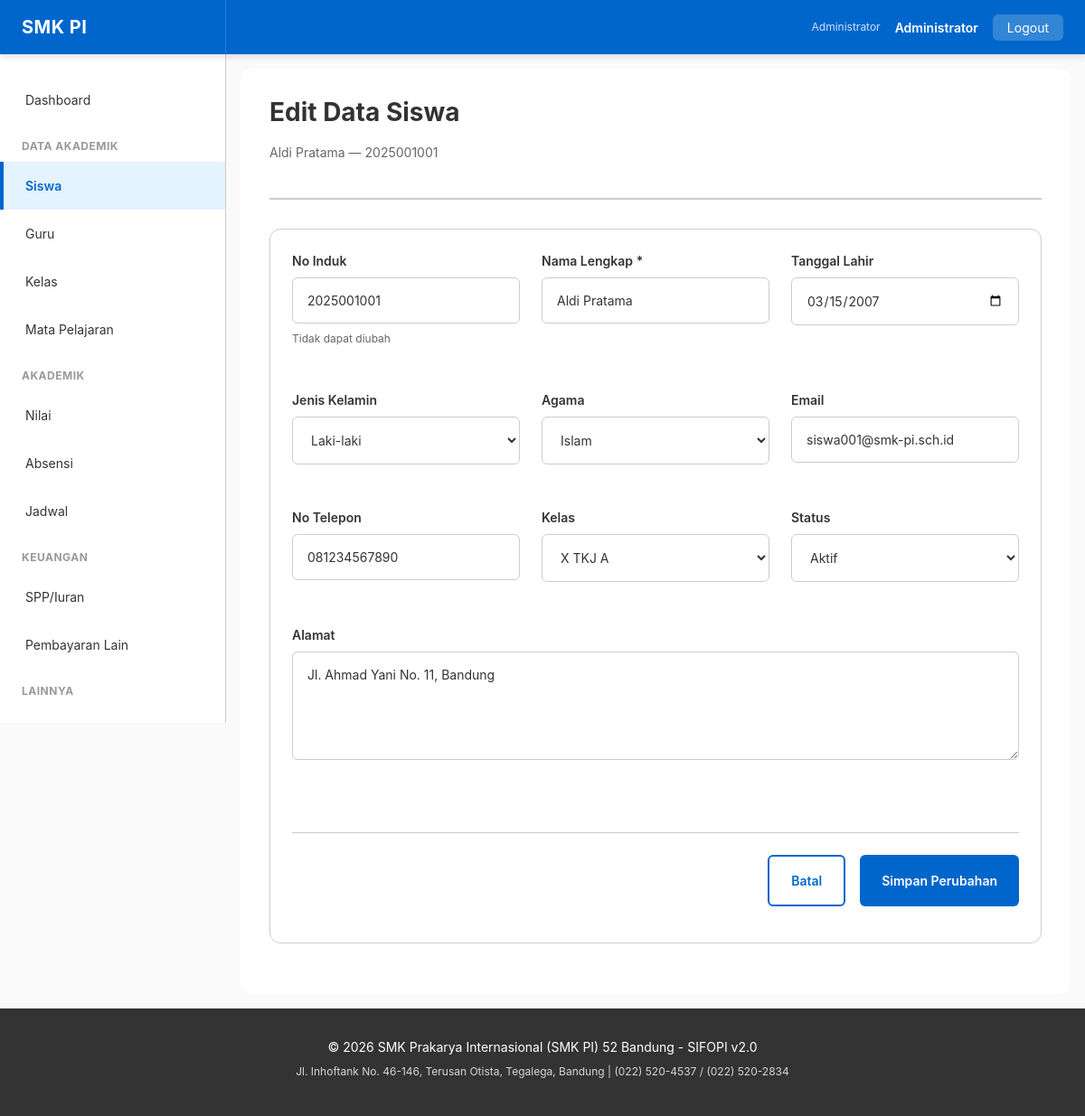
Screenshot of /siswa/edit?id=1 (signed in) with the database file from the repository.
### tables this page shows
CREATE TABLE siswa (
    id INT PRIMARY KEY AUTO_INCREMENT,
    user_id INT,
    no_induk VARCHAR(20) NOT NULL UNIQUE,
    nama VARCHAR(100) NOT NULL,
    tgl_lahir DATE,
    jenis_kelamin ENUM('LAKI-LAKI', 'PEREMPUAN'),
    agama VARCHAR(20),
    alamat TEXT,
    no_telepon VARCHAR(20),
    email VARCHAR(100) UNIQUE,
    status ENUM('AKTIF', 'LULUS', 'KELUAR', 'SUSPENDED') DEFAULT 'AKTIF',
    kelas_id INT,
    tahun_ajaran_id INT,
    tanggal_masuk DATE,
    nama_ayah VARCHAR(100),
    nama_ibu VARCHAR(100),
    pekerjaan_ayah VARCHAR(100),
    pekerjaan_ibu VARCHAR(100),
    no_telepon_wali VARCHAR(20),
    nama_wali VARCHAR(100),
    alamat_wali TEXT,
    pekerjaan_wali VARCHAR(100),
    golongan_darah VARCHAR(3),
    anak_ke INT,
    status_anak VARCHAR(20),
    nama_sekolah_asal VARCHAR(100),
    alamat_sekolah_asal TEXT,
    foto VARCHAR(255),
    is_active BOOLEAN DEFAULT true,
    created_at DATETIME DEFAULT CURRENT_TIMESTAMP,
    updated_at DATETIME DEFAULT CURRENT_TIMESTAMP ON UPDATE CURRENT_TIMESTAMP,
    FOREIGN KEY (user_id) REFERENCES user(id) ON DELETE SET NULL,
    FOREIGN KEY (kelas_id) REFERENCES kelas(id),
    FOREIGN KEY (tahun_ajaran_id) REFERENCES tahun_ajaran(id),
    UNIQUE KEY unique_no_induk (no_induk),
    INDEX idx_nama (nama),
    INDEX idx_kelas (kelas_id),
    INDEX idx_status (status),
    INDEX idx_active (is_active)
);

CREATE TABLE kelas (
    id INT PRIMARY KEY AUTO_INCREMENT,
    nama_kelas VARCHAR(50) NOT NULL,
    no_ruangan VARCHAR(10),
    id_guru_wali INT,
    tahun_ajaran_id INT NOT NULL,
    kurikulum VARCHAR(100),
    capacity INT DEFAULT 40,
    is_active BOOLEAN DEFAULT true,
    created_at DATETIME DEFAULT CURRENT_TIMESTAMP,
    updated_at DATETIME DEFAULT CURRENT_TIMESTAMP ON UPDATE CURRENT_TIMESTAMP,
    FOREIGN KEY (id_guru_wali) REFERENCES guru(id),
    FOREIGN KEY (tahun_ajaran_id) REFERENCES tahun_ajaran(id),
    UNIQUE KEY unique_class (nama_kelas, tahun_ajaran_id),
    INDEX idx_guru_wali (id_guru_wali),
    INDEX idx_active (is_active)
);

### public/index.php (called while the page is built, shortened)
<?php
$configPath = dirname(__DIR__) . '/config';
require_once $configPath . '/database.php';
require_once $configPath . '/helpers.php';
class Router {
    private function render(string $viewPath, array $vars = []): void {
        extract($vars);
        $contentFile = dirname(__DIR__) . '/views/' . $viewPath . '.php';
        include $contentFile;
        include dirname(__DIR__) . '/views/layout/base.php';
    }
    private function db(): Database { return Database::getInstance(); }
    private function id(): int { return (int)($_GET['id'] ?? 0); }
    private function siswaEditForm(): void {
        $siswa = $this->db()->find('siswa', $this->id());
        $kelas_list = $this->db()->all('kelas', 'is_active = 1');
        $this->render('siswa/edit', compact('siswa', 'kelas_list'));
    }
}
(new Router())->route();

### config/database.php (called while the page is built, shortened)
<?php
class Database {
    private static $instance = null;
    private $pdo;
    public static function getInstance(): self {
        if (self::$instance === null) {
            self::$instance = new self();
        }
        return self::$instance;
    }
    private function connect(): void {
        try {
            $host = $_ENV['DB_HOST'] ?? 'localhost';
            $port = $_ENV['DB_PORT'] ?? 3306;
            $dbname = $_ENV['DB_NAME'] ?? 'atol_akademik_smk_pi';
            $user = $_ENV['DB_USER'] ?? 'root';
            $password = $_ENV['DB_PASSWORD'] ?? '';
            $dsn = "mysql:host={$host};port={$port};dbname={$dbname};charset=utf8mb4";
            $this->pdo = new PDO(
                $dsn,
                $user,
                $password,
                [
                    PDO::ATTR_ERRMODE => PDO::ERRMODE_EXCEPTION,
                    PDO::ATTR_DEFAULT_FETCH_MODE => PDO::FETCH_ASSOC,
                    PDO::ATTR_EMULATE_PREPARES => false,
                ]
            );
        } catch (PDOException $e) {
            die('Database connection failed: ' . htmlspecialchars($e->getMessage()));
        }
    }
    public function query(string $sql, array $params = []): PDOStatement {
        try {
            $stmt = $this->pdo->prepare($sql);
            $stmt->execute($params);
            return $stmt;
        } catch (PDOException $e) {
            $this->lastError = $e->getMessage();
            if ($_ENV['APP_DEBUG'] ?? false) {
                error_log('SQL Error: ' . $e->getMessage() . "\nSQL: " . $sql);
            }
            throw new Exception('Database query failed. Please try again.');
        }
    }
    public function find(string $table, int $id, string $idColumn = 'id'): ?array {
        $sql = "SELECT * FROM {$table} WHERE {$idColumn} = ?";
        $stmt = $this->query($sql, [$id]);
        return $stmt->fetch() ?: null;
    }
    public function all(string $table, string $where = '', array $params = []): array {
        $sql = "SELECT * FROM {$table}";
        if ($where) {
            $sql .= " WHERE {$where}";
        }
        $stmt = $this->query($sql, $params);
        return $stmt->fetchAll();
    }
}

### config/helpers.php (called while the page is built, shortened)
<?php
if (function_exists('safe')) {
    return;
}
function safe(mixed $value): string {
    return htmlspecialchars((string)$value, ENT_QUOTES, 'UTF-8');
}

### views/siswa/edit.php (the view, shortened to what this page needs)
<div class="page-header">
    <h1 class="page-title">Edit Data Siswa</h1>
    <p class="page-subtitle"><?= safe($siswa['nama']) ?> — <?= safe($siswa['no_induk']) ?></p>
</div>
<div class="card">
    <div class="card-body">
        <form method="POST" action="/siswa/edit?id=<?= $siswa['id'] ?>" class="form-row">
            <div class="form-group">
                <label>No Induk</label>
                <input type="text" value="<?= safe($siswa['no_induk']) ?>" disabled>
                <small>Tidak dapat diubah</small>
            </div>
            <div class="form-group">
                <label for="nama">Nama Lengkap *</label>
                <input type="text" id="nama" name="nama" required value="<?= safe($siswa['nama']) ?>">
            </div>
            <div class="form-group">
                <label for="tgl_lahir">Tanggal Lahir</label>
                <input type="date" id="tgl_lahir" name="tgl_lahir" value="<?= safe($siswa['tgl_lahir'] ?? '') ?>">
            </div>
            <div class="form-group">
                <label for="jenis_kelamin">Jenis Kelamin</label>
                <select id="jenis_kelamin" name="jenis_kelamin">
                    <option value="LAKI-LAKI" <?= ($siswa['jenis_kelamin'] ?? '') === 'LAKI-LAKI' ? 'selected' : '' ?>>Laki-laki</option>
                </select>
            </div>
            <div class="form-group">
                <label for="agama">Agama</label>
                <select id="agama" name="agama">
                    <?php foreach (['Islam','Kristen','Katolik','Hindu','Buddha','Konghucu'] as $ag): ?>
                        <option value="<?= $ag ?>" <?= ($siswa['agama'] ?? '') === $ag ? 'selected' : '' ?>><?= $ag ?></option>
                    <?php endforeach; ?>
                </select>
            </div>
            <div class="form-group">
                <label for="email">Email</label>
                <input type="email" id="email" name="email" value="<?= safe($siswa['email'] ?? '') ?>">
            </div>
            <div class="form-group">
                <label for="no_telepon">No Telepon</label>
                <input type="text" id="no_telepon" name="no_telepon" value="<?= safe($siswa['no_telepon'] ?? '') ?>">
            </div>
            <div class="form-group">
                <label for="kelas_id">Kelas</label>
                <select id="kelas_id" name="kelas_id">
                    <?php foreach ($kelas_list as $k): ?>
                        <option value="<?= $k['id'] ?>" <?= $k['id'] == $siswa['kelas_id'] ? 'selected' : '' ?>><?= safe($k['nama_kelas']) ?></option>
                    <?php endforeach; ?>
                </select>
            </div>
            <div class="form-group">
                <label for="status">Status</label>
                <select id="status" name="status">
                    <?php foreach (STUDENT_STATUS as $val => $label): ?>
                        <option value="<?= $val ?>" <?= ($siswa['status'] ?? 'AKTIF') === $val ? 'selected' : '' ?>><?= $label ?></option>
                    <?php endforeach; ?>
                </select>
            </div>
            <div class="form-group" style="grid-column:1/-1;">
                <label for="alamat">Alamat</label>
                <textarea id="alamat" name="alamat" rows="3"><?= safe($siswa['alamat'] ?? '') ?></textarea>
            </div>
            <div class="form-actions" style="grid-column:1/-1;">
                <a href="/siswa" class="btn btn-outline">Batal</a>
                <button type="submit" class="btn btn-primary">Simpan Perubahan</button>
            </div>
        </form>
    </div>
</div>

### public/assets/css/theme.css (style rules this page uses)
.form-row { display: grid; grid-template-columns: repeat(auto-fit, minmax(250px, 1fr)); gap: var(--spacing-lg); }
.form-actions { display: flex; gap: var(--spacing-md); justify-content: flex-end; margin-top: var(--spacing-xl); border-top: 1px solid var(--color-border); padding-top: var(--spacing-lg); }

### public/assets/css/variables.css (style rules this page uses)
:root { --color-primary: #0066CC; --color-primary-dark: #0052A3; --color-primary-light: #E5F2FF; --color-secondary: #FF6B35; --color-secondary-dark: #E55A28; --color-secondary-light: #FFE5D5; --color-success: #00AA44; --color-success-dark: #008833; --color-success-light: #E5F5EB; --color-warning: #FFAA00; --color-warning-dark: #CC8800; --color-warning-light: #FFF5E5; --color-error: #CC0000; --color-error-dark: #AA0000; --color-error-light: #FFE5E5; --color-info: #0066CC; --color-info-light: #E5F2FF; --color-dark-text: #333333; --color-light-bg: #EEEEEE; --color-border: #CCCCCC; --color-white: #FFFFFF; --color-black: #000000; --color-gray-50: #FAFAFA; --color-gray-100: #F5F5F5; --color-gray-200: #EEEEEE; --color-gray-300: #DDDDDD; --color-gray-400: #CCCCCC; --color-gray-500: #999999; --color-gray-600: #666666; --color-gray-700: #444444; --color-gray-800: #333333; --color-gray-900: #1A1A1A; --font-family: -apple-system, BlinkMacSystemFont, 'Segoe UI', 'Roboto', 'Oxygen', 'Ubuntu', 'Cantarell', sans-serif; --font-mono: 'Courier New', 'Courier', monospace; --font-size-base: 16px; --font-size-xs: 12px; --font-size-sm: 14px; --font-size-lg: 18px; --font-size-xl: 20px; --font-size-2xl: 24px; --font-size-3xl: 28px; --font-size-4xl: 32px; --font-weight-light: 300; --font-weight-normal: 400; --font-weight-medium: 500; --font-weight-semibold: 600; --font-weight-bold: 700; --line-height-tight: 1.2; --line-height-normal: 1.5; --line-height-relaxed: 1.75; --spacing-xs: 4px; --spacing-sm: 8px; --spacing-md: 16px; --spacing-lg: 24px; --spacing-xl: 32px; --spacing-2xl: 40px; --spacing-3xl: 48px; --radius-sm: 4px; --radius-md: 6px; --radius-lg: 12px; --radius-xl: 16px; --radius-full: 9999px; --shadow-sm: 0 1px 2px rgba(0, 0, 0, 0.05); --shadow-md: 0 4px 6px rgba(0, 0, 0, 0.1); --shadow-lg: 0 10px 20px rgba(0, 0, 0, 0.15); --shadow-xl: 0 20px 40px rgba(0, 0, 0, 0.2); --transition-fast: 150ms ease-in-out; --transition-normal: 300ms ease-in-out; --transition-slow: 500ms ease-in-out; --z-dropdown: 1000; --z-modal: 2000; --z-tooltip: 3000; --breakpoint-sm: 640px; --breakpoint-md: 1024px; --breakpoint-lg: 1280px; --navbar-height: 60px; --sidebar-width: 250px; --max-container-width: 1400px; }
@media (prefers-color-scheme: light) { :root { --bg-primary: #FFFFFF; --bg-secondary: #F5F5F5; --text-primary: #333333; --text-secondary: #666666; } }

### public/assets/css/layout.css (style rules this page uses)
.page-header { margin-bottom: var(--spacing-xl); border-bottom: 2px solid var(--color-border); padding-bottom: var(--spacing-lg); }
.page-title { font-size: var(--font-size-3xl); margin-bottom: var(--spacing-md); }
.page-subtitle { color: var(--color-gray-600); font-size: var(--font-size-sm); }

### public/assets/css/components.css (style rules this page uses)
.btn { display: inline-flex; align-items: center; justify-content: center; padding: var(--spacing-md) var(--spacing-lg); border-radius: var(--radius-md); font-size: var(--font-size-sm); font-weight: var(--font-weight-semibold); cursor: pointer; transition: all var(--transition-fast); border: none; text-decoration: none; white-space: nowrap; }
.btn-primary { background: var(--color-primary); color: white; }
.btn-outline { background: transparent; border: 2px solid var(--color-primary); color: var(--color-primary); }
.form-group { margin-bottom: var(--spacing-lg); }
.form-group label { display: block; margin-bottom: var(--spacing-sm); font-weight: var(--font-weight-semibold); font-size: var(--font-size-sm); }
.form-group input, .form-group textarea, .form-group select { width: 100%; padding: var(--spacing-md); border: 1px solid var(--color-border); border-radius: var(--radius-md); font-size: var(--font-size-sm); transition: border-color var(--transition-fast); }
.form-group textarea { min-height: 120px; resize: vertical; }
.form-group small { display: block; margin-top: var(--spacing-sm); color: var(--color-gray-600); font-size: var(--font-size-xs); }
.card { background: white; border-radius: var(--radius-lg); border: 1px solid var(--color-border); padding: var(--spacing-lg); margin-bottom: var(--spacing-lg); transition: box-shadow var(--transition-fast); }
.card-body { margin-bottom: var(--spacing-md); }

### rows the page displays
siswa: nama "Aldi Pratama", no_induk "2025001001", tgl_lahir "03/15/2007", jenis_kelamin "Laki-laki", agama "Islam", email "siswa001@smk-pi.sch.id", no_telepon "081234567890", kelas_id "X TKJ A", status "Aktif", alamat "Jl. Ahmad Yani No. 11, Bandung"

### other values shown
safe($_SESSION['user']['fullname']) "Administrator"
safe(SCHOOL_NAME) "SMK Prakarya Internasional (SMK PI) 52 Bandung"
safe(SCHOOL_ADDRESS) "Jl. Inhoftank No. 46-146, Terusan Otista, Tegalega, Bandung"
safe(SCHOOL_PHONE) "(022) 520-4537 / (022) 520-2834"
